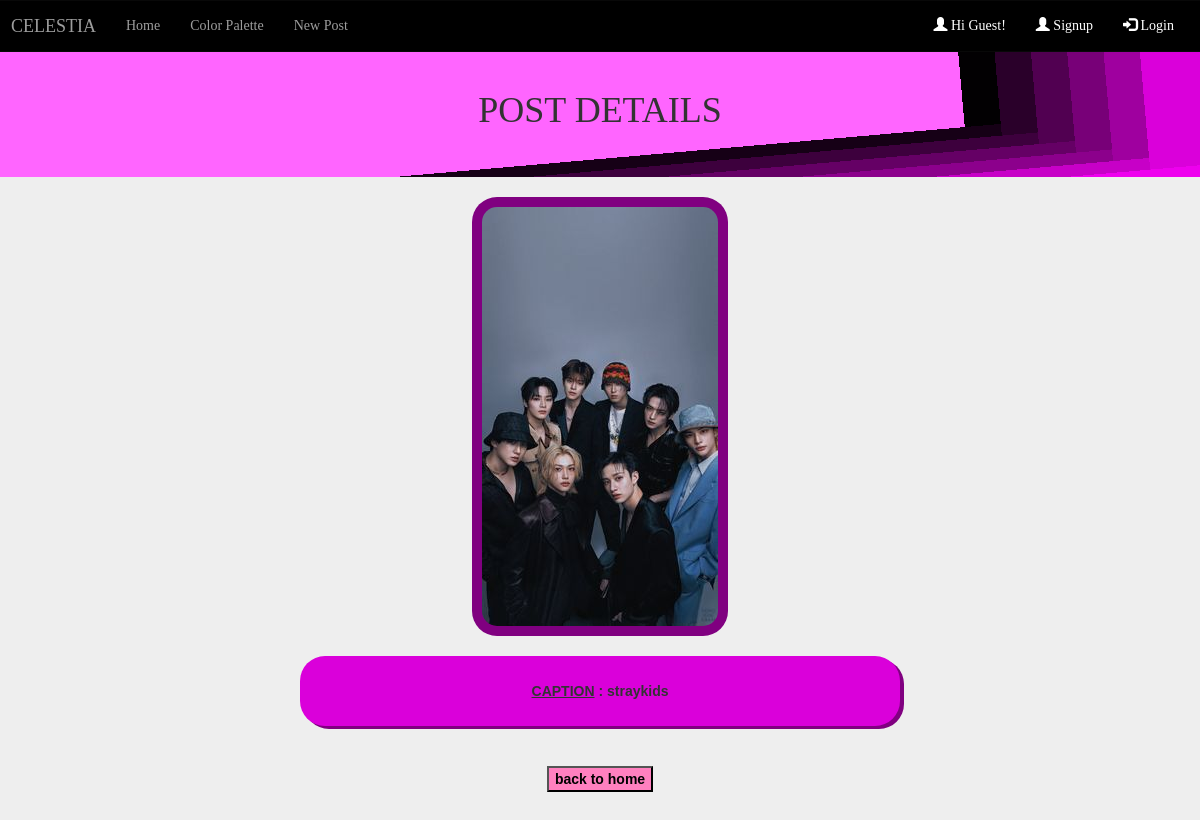
The app's page /post/24/ with its own data.
### posts/models.py (models this page shows, shortened)
class Post(models.Model):
    title = models.TextField()
    cover = models.ImageField(upload_to='images/')
    user = models.ForeignKey('auth.User', on_delete=models.CASCADE)
    Like_Count = models.IntegerField(default=0)

### posts/views.py (the view)
# urls.py: path("post/<int:post_id>/", post_detail, name="post_details"), # view a post
def post_detail(request, post_id):
    post = Post.objects.get(id=post_id)
    return render(request, 'post_detail.html', {'post': post})

### templates/post_detail.html (shortened to what this page needs)
{% extends "base.html" %}
{% block content %}
<center>
    <div
    class="fancy"
    style="
      padding: 1em;
      width: 100%;
      height: 130px;
      box-sizing: border-box;
      align-items: center;
      /* At the bottom of our background stack,
       let's have a misty grey solid color */
      background-color: #ff65ff;
      /* We stack linear gradients on top of each
       other to create our color strip effect.
       As you will notice, color gradients are
       considered to be images and can be
       manipulated as such */
      background-image: linear-gradient(
          175deg,
          rgb(0 0 0 / 0%) 95%,
          #ee00ee 95%
        ),
        linear-gradient(85deg, rgb(0 0 0 / 0%) 95%, #da00da 95%),
        linear-gradient(175deg, rgb(0 0 0 / 0%) 90%, #c700c7 90%),
        linear-gradient(85deg, rgb(0 0 0 / 0%) 92%, #9f009f 92%),
        linear-gradient(175deg, rgb(0 0 0 / 0%) 85%, #8c008c 85%),
        linear-gradient(85deg, rgb(0 0 0 / 0%) 89%, #780078 89%),
        linear-gradient(175deg, rgb(0 0 0 / 0%) 80%, #650065 80%),
        linear-gradient(85deg, rgb(0 0 0 / 0%) 86%, #510051 86%),
        linear-gradient(175deg, rgb(0 0 0 / 0%) 75%, #3d003d 75%),
        linear-gradient(85deg, rgb(0 0 0 / 0%) 83%, #2a002a 83%),
        linear-gradient(175deg, rgb(0 0 0 / 0%) 70%, #160016 70%),
        linear-gradient(85deg, rgb(0 0 0 / 0%) 80%, #020002 80%);
    "
  >
<h1 style="padding: 10px ;
 font-family: Times new Roman">POST DETAILS</h1>
</div>
<div >
<img src="{{ post.cover.url}}" style="padding:10px; background-color:purple; border-radius:25px"> <br/>
 <BR>
<div style="padding:25px;background-color:#da00da; width:50%; border-radius:25px; box-shadow:4px 3px purple">
<u><b> CAPTION<b></u> :
{{ post.title }} <br/>
</div>
</div>
<br><br>
<a href="{% url 'home'%}"><button class="button" style="background-color: #ff80bf ; color: black; ">back to home</button></a> <br/>
</center>
<br><br><Br>
{% endblock content %}

### templates/base.html (style rules this page uses)
:root { --card_width: 250px; --row_increment: 10px; --card_border_radius: 16px; --card_small: 26; --card_medium: 33; --card_large: 45; }
body { margin: 0; padding: 0; padding-top: 5px; background-color: #EEEEEE; font-family: arial; }

### records on screen
Post: cover (picture), title "straykids"
